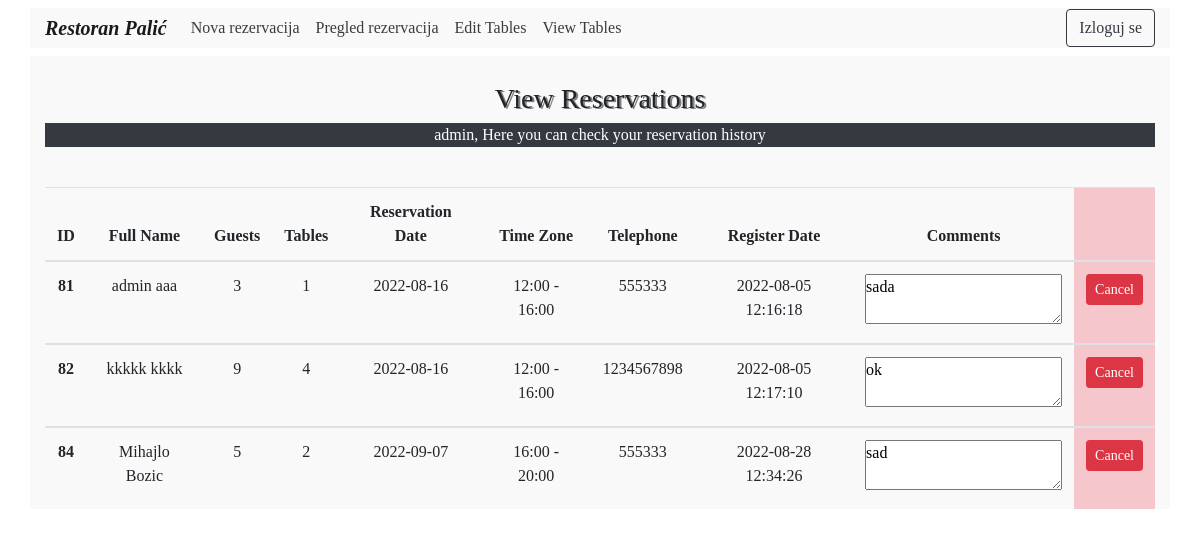
Screenshot of /view_reservations.php (signed in) with the database file from the repository.
### tables this page shows
CREATE TABLE `reservation` (
  `reserv_id` int(11) NOT NULL,
  `f_name` text NOT NULL,
  `l_name` text NOT NULL,
  `num_guests` int(11) NOT NULL,
  `num_tables` int(11) NOT NULL,
  `rdate` date NOT NULL,
  `time_zone` text NOT NULL,
  `telephone` text NOT NULL,
  `comment` mediumtext NOT NULL,
  `reg_date` timestamp NOT NULL DEFAULT CURRENT_TIMESTAMP,
  `user_fk` int(11) NOT NULL
);

### includes/view.reservation.inc.php (the view, shortened to what this page needs)
<?php
if(isset($_SESSION['user_id'])){
    require 'includes/dbh.inc.php';
    $user = $_SESSION['user_id'];
    $role = $_SESSION['role'];
    if($role==1){
        $sql = "SELECT * FROM reservation WHERE user_fk = $user";
        $result = $conn->query($sql);
        $sql3 = "SELECT * FROM reservation WHERE user_fk = $user";
        $result3 = $conn->query($sql3);
        $brisanje=[];
        while($row = $result3->fetch_assoc()) {
            $brisanje[]=intval($row["reserv_id"]);
        }
        $sql2 = "SELECT * FROM reservation WHERE user_fk = $user";
        $result2 = $conn->query($sql2);
        $mojerez = [];
        while($row2 = $result2->fetch_assoc()) {
            $mojerez[]=$row2['reserv_id'];
        }
        foreach ($mojerez as $rez){
            $rez = intval($rez);
            if (empty($brisanje)){
            }
            else{
                if (in_array($rez, $brisanje))
                {
                }
                else{
                    echo '<p style="font-size: 15px">Your reservation with id '.$rez.' has been deleted by admin</p>';
                }
            }
        }
        if ($result->num_rows > 0) {
            echo
            '
            <table class="table table-hover table-responsive-sm text-center">
                <thead>
                    <tr>
                        <th scope="col">Full Name</th>
                        <th scope="col">Guests</th>
                        <th scope="col">Reservation Date</th>
                        <th scope="col">Time Zone</th>
                        <th scope="col">Telephone</th>
                        <th scope="col">Register Date</th>
                        <th scope="col">Comments</th>
                        <th class="table-danger" scope="col"></th>
                    </tr>
                </thead> ';
            while($row = $result->fetch_assoc()) {
                echo"
                <tbody>
                    <tr>
                    <form action='includes/delete.php' method='POST'>
                    <input name='reserv_id' type='hidden' value=".$row["reserv_id"].">
                      <th scope='row'>".$row["f_name"]." ".$row["l_name"]."</th>
                      <td>".$row["num_guests"]."</td>
                      <td>".$row["rdate"]."</td>
                      <td>".$row["time_zone"]."</td>
                      <td>".$row["telephone"]."</td>
                      <td>".$row["reg_date"]."</td>
                      <td><textarea readonly>".$row["comment"]."</textarea></td>
                      <td class='table-danger'><button type='submit' name='delete-submit' class='btn btn-danger btn-sm'>Cancel</button></td>
                          </form>
                    </tr>
              </tbody>";
            }
            echo "</table>";
        }
        else {    echo "<p class='text-white text-center bg-danger'>Your reservation list is empty!<p>"; }
    }
    else if($role==2){
        $sql = "SELECT * FROM reservation";
        $result = $conn->query($sql);
        if ($result->num_rows > 0) {
            echo
            '
            <table class="table table-hover table-responsive-sm text-center">
                <thead>
                    <tr>
                        <th scope="col">ID</th>
                        <th scope="col">Full Name</th>
                        <th scope="col">Guests</th>
                        <th scope="col">Tables</th>
                        <th scope="col">Reservation Date</th>
                        <th scope="col">Time Zone</th>
                        <th scope="col">Telephone</th>
                        <th scope="col">Register Date</th>
                        <th scope="col">Comments</th>
                        <th class="table-danger" scope="col"></th>
                    </tr>
                </thead> ';
            while($row = $result->fetch_assoc()) {
                echo"
                <tbody>
                    <tr>
                    <form action='includes/delete.php' method='POST'>
                      <input name='reserv_id' type='hidden' value=".$row["reserv_id"].">
                      <th scope='row'>".$row["reserv_id"]."</th>
                      <td>".$row["f_name"]." ".$row["l_name"]."</td>
                      <td>".$row["num_guests"]."</td>
                      <td>".$row["num_tables"]."</td>
                      <td>".$row["rdate"]."</td>
                      <td>".$row["time_zone"]."</td>
                      <td>".$row["telephone"]."</td>
                      <td>".$row["reg_date"]."</td>
                      <td><textarea readonly>".$row["comment"]."</textarea></td>
                      <td class='table-danger'><button type='submit' name='delete-submit' class='btn btn-danger btn-sm'>Cancel</button></td>
                          </form>
                    </tr>
              </tbody>";
            }
            echo "</table>";
        }
        else {    echo "<p class='text-white text-center bg-danger'>Your reservation list is empty!<p>"; }
    }
}

### css/style.css (style rules this page uses)
* { margin:0; padding:0; font-family: "Times New Roman", Times, serif; }
body { overflow-y: scroll; overflow-x: hidden; }

### rows the page displays
reservation: reserv_id "81", f_name "admin", l_name "aaa", num_guests "3", num_tables "1", rdate "2022-08-16", time_zone "12:00 - 16:00", telephone "555333", reg_date "2022-08-05 12:16:18", comment "sada"
reservation: reserv_id "82", f_name "kkkkk", l_name "kkkk", num_guests "9", num_tables "4", rdate "2022-08-16", time_zone "12:00 - 16:00", telephone "1234567898", reg_date "2022-08-05 12:17:10", comment "ok"
reservation: reserv_id "84", f_name "Mihajlo", l_name "Bozic", num_guests "5", num_tables "2", rdate "2022-09-07", time_zone "16:00 - 20:00", telephone "555333", reg_date "2022-08-28 12:34:26", comment "sad"

### other values shown
$_SESSION['username'] "admin"
